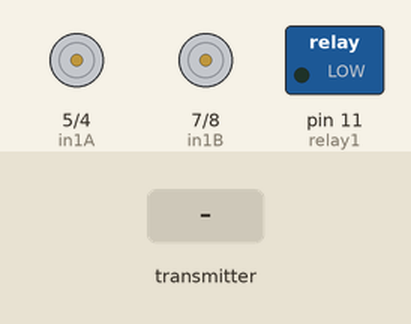
The sketch below on a simulated Arduino Uno, built with avr-gcc and run on an emulated ATmega328P. Shown: motor-driver pin pairs drawn as motors (green arrow = first pin HIGH = forward, orange = second pin HIGH = backward, longer = more drive, scaled by the enable pin), switched loads named in the sketch (green lamp = pin HIGH). Inputs (shaded band) come from the test bench.

Above: at 1.2 s.
1.3 s: the transmitter starts sending readChannel.0 = 1000
At 2.5 s:
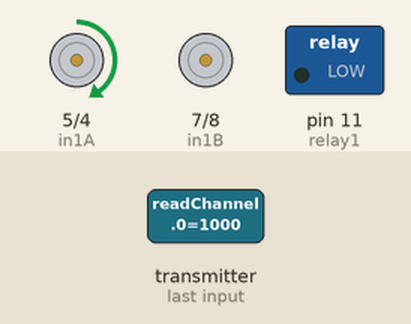
2.8 s: the transmitter starts sending readChannel.1 = 1000
At 3.3 s:
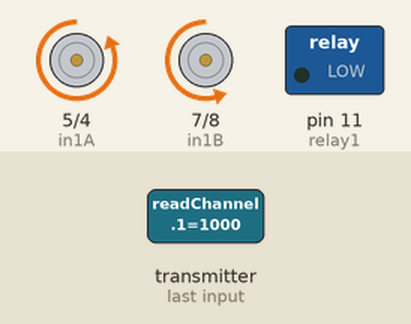
4.3 s: the transmitter starts sending readChannel.4 = 2000
At 5.5 s:
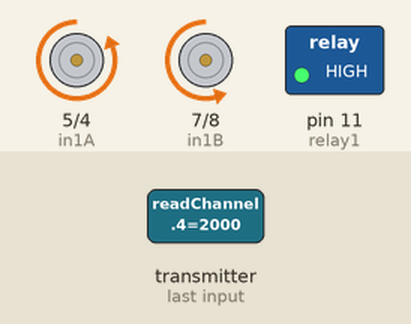
5.8 s: the transmitter starts sending readChannel.0 = 1250
At 6.8 s:
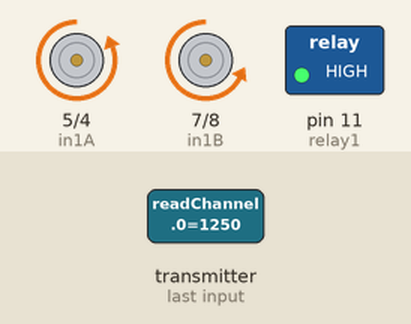
7.3 s: the transmitter starts sending readChannel.1 = 1250
At 8.1 s:
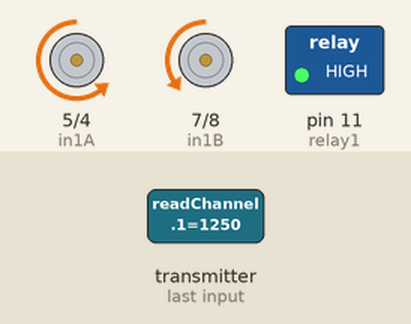
8.8 s: the transmitter starts sending readChannel.4 = 1000
At 9.2 s:
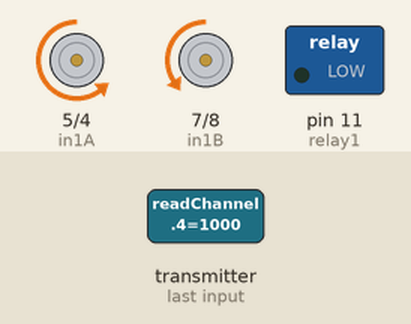
Timing chart, 0 to 11.3 s (numbered marks = the images above; inputs shaded):
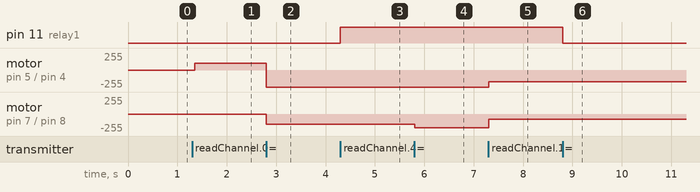

Measured:
- after the input at 1.3 s, motor on pin 5 (in1A) / pin 4 (in2A): stopped → forward 100/255 after 0.05 s
- after the input at 2.8 s, motor on pin 5 (in1A) / pin 4 (in2A): forward 100/255 → backward 255/255 at once; motor on pin 7 (in1B) / pin 8 (in2B): stopped → backward 155/255 at once
- after the input at 4.3 s, pin 11 (relay1): LOW → HIGH at once
- after the input at 5.8 s, motor on pin 7 (in1B) / pin 8 (in2B): backward 155/255 → backward 205/255 at once
- after the input at 7.3 s, motor on pin 5 (in1A) / pin 4 (in2A): backward 255/255 → backward 178/255 at once; motor on pin 7 (in1B) / pin 8 (in2B): backward 205/255 → backward 78/255 at once
- after the input at 8.8 s, pin 11 (relay1): HIGH → LOW at once

The sketch:

RC_Car.ino
```cpp
#include <IBusBM.h> // Подключение библиотеки IBus для работы с приемником

// Пины для управления левым двигателем
#define pwmA 3
#define in1A 5
#define in2A 4

// Пины для управления правым двигателем
#define pwmB 9
#define in1B 7
#define in2B 8

// Пин для управления реле (оружие)
const int relay1 = 11;

// Объект IBus для работы с приемником
IBusBM IBus;

// Переменные для значений каналов
int CH1 = 0; // Влево/вправо
int CH2 = 0; // Вперед/назад
int CH5 = 0; // Управление оружием

// Переменные для управления моторами
int MotorSpeedA = 0;
int MotorSpeedB = 0;
int MotorDirA = 1;
int MotorDirB = 1;

// Функция для управления левым двигателем
void mControlA(int speed, int direction) {
  if (direction == 0) {
    digitalWrite(in1A, LOW);
    digitalWrite(in2A, HIGH);  // Назад
  } else {
    digitalWrite(in1A, HIGH);
    digitalWrite(in2A, LOW);   // Вперед
  }
  analogWrite(pwmA, speed);     // Устанавливаем скорость
}

// Функция для управления правым двигателем
void mControlB(int speed, int direction) {
  if (direction == 0) {
    digitalWrite(in1B, LOW);
    digitalWrite(in2B, HIGH);  // Назад
  } else {
    digitalWrite(in1B, HIGH);
    digitalWrite(in2B, LOW);   // Вперед
  }
  analogWrite(pwmB, speed);    // Устанавливаем скорость
}

// Чтение значения канала и преобразование в диапазон от min до max
int readChannel(byte channelInput, int minLimit, int maxLimit, int defaultValue) {
  uint16_t CH = IBus.readChannel(channelInput);
  if (CH < 100) return defaultValue;  // Если канал неактивен, вернуть значение по умолчанию
  return map(CH, 1000, 2000, minLimit, maxLimit);  // Преобразование сигнала
}

void setup() {
  Serial.begin(115200);
  IBus.begin(Serial);

  // Настраиваем пины для двигателей и реле
  pinMode(pwmA, OUTPUT);
  pinMode(pwmB, OUTPUT);
  pinMode(in1A, OUTPUT);
  pinMode(in2A, OUTPUT);
  pinMode(in1B, OUTPUT);
  pinMode(in2B, OUTPUT);
  pinMode(relay1, OUTPUT);
}

void loop() {
  // Чтение значений каналов с приемника Flysky
  CH1 = readChannel(0, -100, 100, 0);  // Управление влево/вправо
  CH2 = readChannel(1, -255, 255, 0);  // Управление вперед/назад
  CH5 = readChannel(4, 0, 1, 0);       // Управление оружием (CH5)

  // Управление реле (оружием)
  if (CH5 == 1) {
    digitalWrite(relay1, HIGH);  // Включить оружие
  } else {
    digitalWrite(relay1, LOW);   // Выключить оружие
  }

  // Определение направления движения (вперед/назад)
  if (CH2 >= 0) {
    MotorDirA = 1;  // Вперед
    MotorDirB = 1;
  } else {
    MotorDirA = 0;  // Назад
    MotorDirB = 0;
  }

  // Управление скоростью двигателей
  MotorSpeedA = abs(CH2);  // Скорость зависит от положения джойстика вперед/назад
  MotorSpeedB = abs(CH2);

  // Управление поворотами (влево/вправо)
  // Для танковой системы, левый и правый мотор управляются независимо
  MotorSpeedA -= CH1;
  MotorSpeedB += CH1;

  MotorSpeedA = constrain(MotorSpeedA, 0, 255);
  MotorSpeedB = constrain(MotorSpeedB, 0, 255);

  // Управление двигателями
  mControlA(MotorSpeedA, MotorDirA);
  mControlB(MotorSpeedB, MotorDirB);

  delay(50);
}
```
